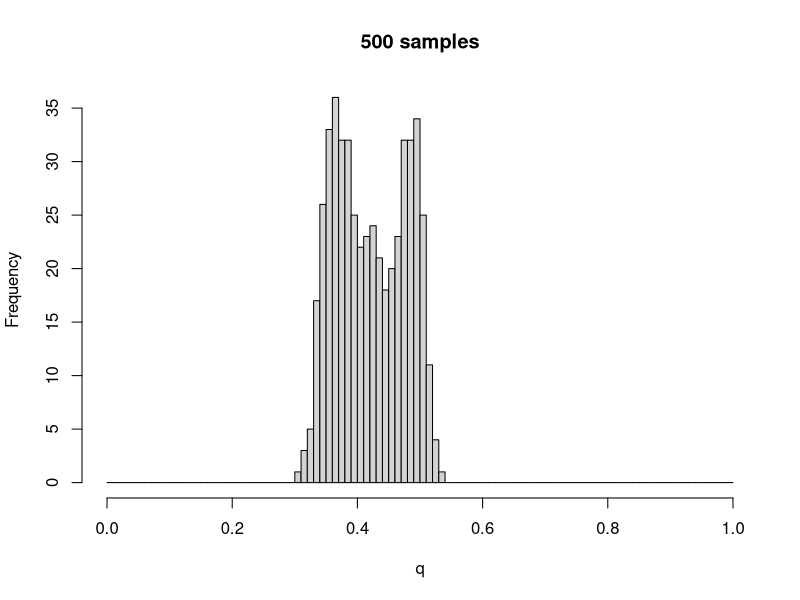
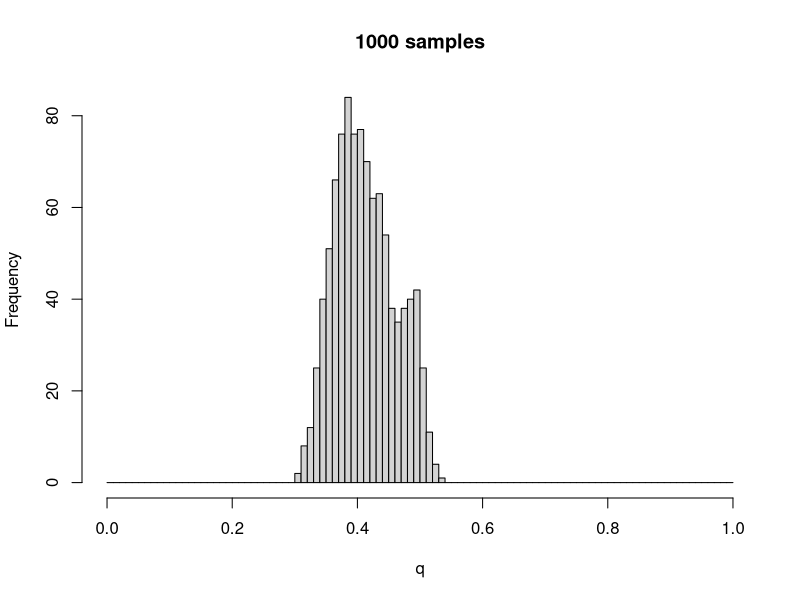
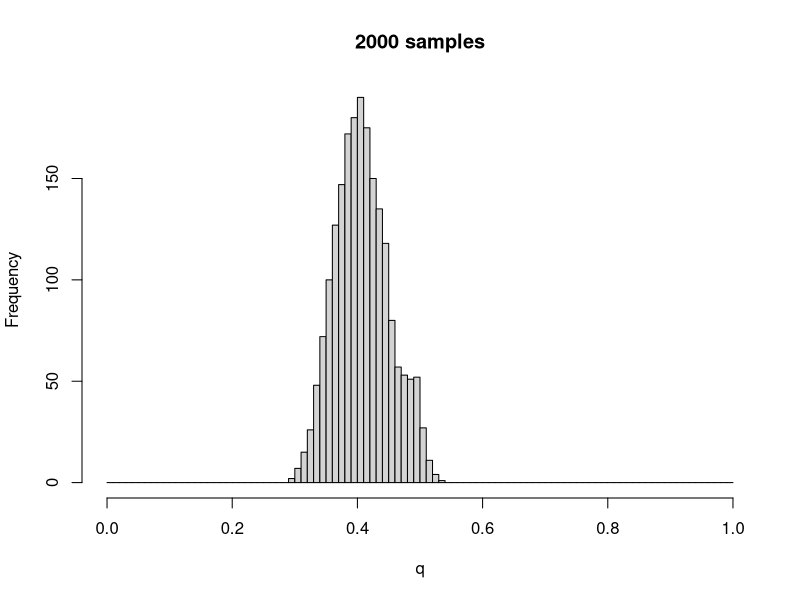
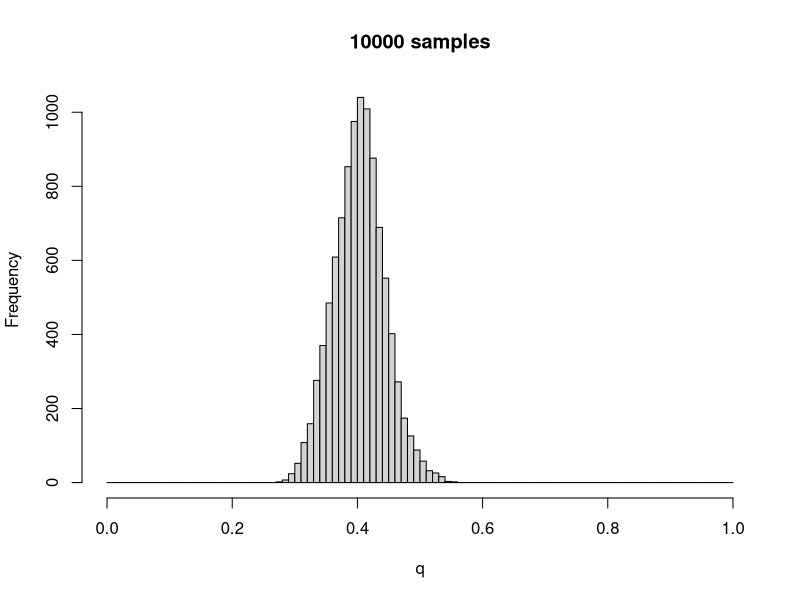

Write the R code that produced these figures, in order.
dataSize <- 20
N <- 8

data <- rbinom(dataSize, N, 0.45)

likelihood <- function (q) {
  sum(log(dbinom(data, N, q)))
}

develop <- function(q) {
  if (runif(1, 0, 1) < 0.5) {
    q + 0.01
  } else {
    q - 0.01
  }
}
  
sampling <- function(n, init) {
  q <- init
  ql <- likelihood(q)
  samples <- vector(length = n)
  i <- 1
  while(i <= n) {
    p <- develop(q)   
    pl <- likelihood(p)
    r <- log(runif(1, 0, 1))
    if (ql < pl || r < pl - ql) {
      q <- p
      ql <- pl
    }
    samples[i] <- p
    i <- i + 1
  }
  samples
}
samples1 <- sampling(500, 0.3)
hist(samples1, breaks = seq(0, 1, by = 0.01), main = "500 samples", xlab = "q")

samples2 <- c(samples1, sampling(500, samples1[500]))
hist(samples2, breaks = seq(0, 1, by = 0.01), main = "1000 samples", xlab = "q")

samples3 <- c(samples2, sampling(1000, samples2[1000]))
hist(samples3, breaks = seq(0, 1, by = 0.01), main = "2000 samples", xlab = "q")

samples4 <- c(samples3, sampling(8000, samples3[2000]))
hist(samples4, breaks = seq(0, 1, by = 0.01), main = "10000 samples", xlab = "q")
